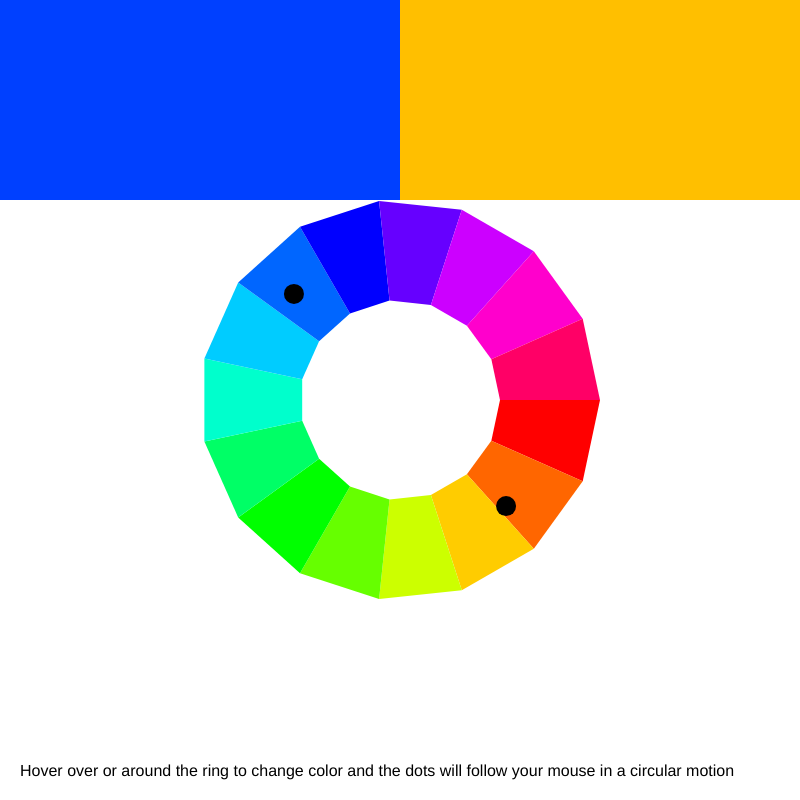
Frame 1 (no input)
Frame 60 (no input): identical to frame 1, image omitted
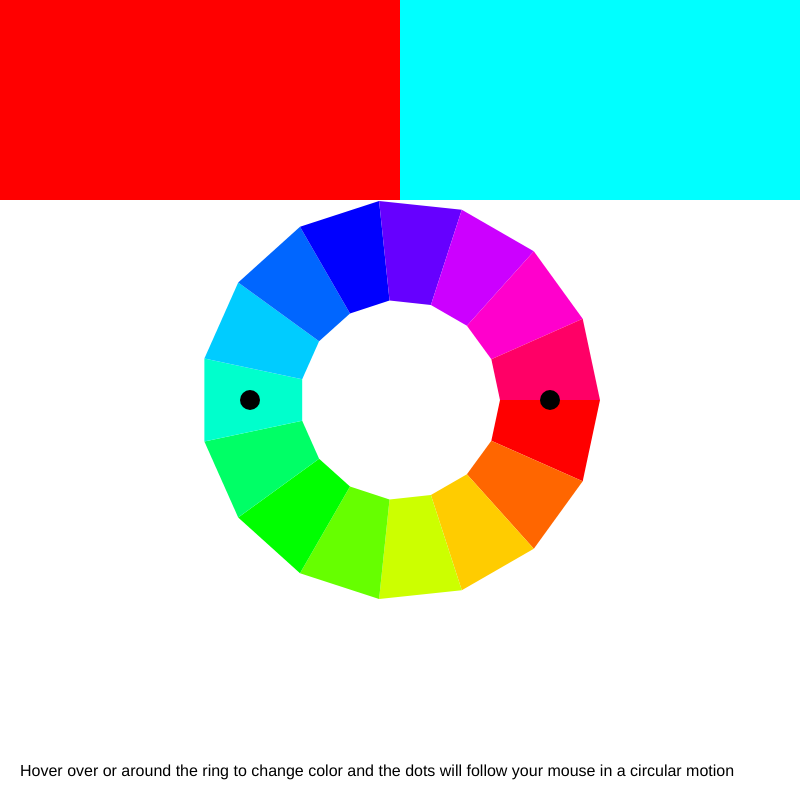
Frame 120 (the mouse pressed at the canvas centre since frame 60)

The p5.js sketch that drew these frames (run headless with seeded random() and noise() and a simulated clock; from frame 60 on, the mouse is pressed at the canvas centre):

// p5.js sketch
// ── sketch.js
// Complimentary Color
// Mouse position changes base hue value. Two squares show complementary colors (base, base + 180).
// extended from Rune Madsen's Color Scheme Complimentary Example :https://printingcode.runemadsen.com/examples/color/scheme_complementary/index.html

let innerRadius = 100; // hole size
let outerRadius = 200; // hole size

let steps = 360/15; // resolution

function setup() {
  createCanvas(800, 800);
  colorMode(HSB, 360, 100, 100);
  noStroke();
}

function draw() {
  background(100);
  drawRing();

  //let baseHue = map(mouseX, 0, width, 0, 360);
  let dx = mouseX - width / 2;
  let dy = mouseY - height / 2;
  let mouseAngle = atan2(dy, dx);
  let baseHue = degrees(mouseAngle); 
  if (baseHue < 0) baseHue += 360; // keep hue in 0–360 range

  let squareWidth = width/2;

  // Square 1: base hue
  fill((baseHue + 0) % 360, 100, 100);
  rect(0, 0, squareWidth, height/4);
  drawColorPosition(baseHue);

  // Square 2: base + 30
  fill((baseHue + 180) % 360, 100, 100);
  rect(squareWidth, 0, squareWidth, height/4);
  drawColorPosition(baseHue + 180);

  // Instruction text
  fill(0); // black text
  textAlign(LEFT, BOTTOM);
  textSize(16);
  text("Hover over or around the ring to change color and the dots will follow your mouse in a circular motion", 20, height - 20);
  
}


function drawColorPosition(hue){
  push();
  translate(width / 2, height / 2); 
  let x1 = cos(radians(hue)) * (innerRadius+(outerRadius-innerRadius)/2);
  let y1 = sin(radians(hue)) * (innerRadius+(outerRadius-innerRadius)/2);
  fill(0);
  ellipse(x1, y1, 20,20);
  pop();
}

function drawRing(){
  push();
  translate(width / 2, height / 2); // center of canvas

  

  for (let angle = 0; angle < 360; angle+=steps) {
    let nextAngle = angle + steps;

    // Outer edge points
    let x1 = cos(radians(angle)) * outerRadius;
    let y1 = sin(radians(angle)) * outerRadius;
    let x2 = cos(radians(nextAngle)) * outerRadius;
    let y2 = sin(radians(nextAngle)) * outerRadius;

    // Inner edge points
    let x3 = cos(radians(nextAngle)) * innerRadius;
    let y3 = sin(radians(nextAngle)) * innerRadius;
    let x4 = cos(radians(angle)) * innerRadius;
    let y4 = sin(radians(angle)) * innerRadius;

    fill(angle, 100, 100);
    quad(x1, y1, x2, y2, x3, y3, x4, y4);
   
  }
  pop();

}
